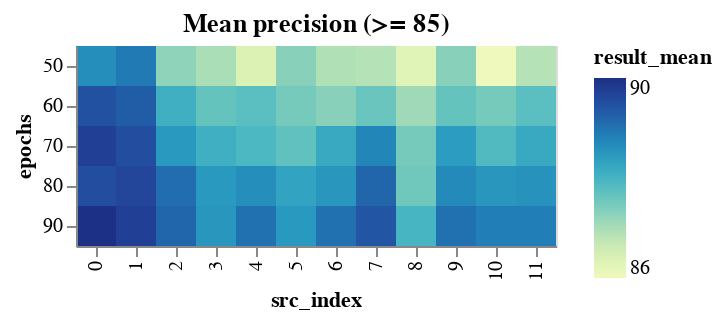

The notebook cell this image was saved under:
### Code cell
range_epoch_results_df = epochs_results_df[
    epochs_results_df.result_mean >= DETAILED_VIEW_TRESHOLD
]

binified_epochs_heatmap(
    f"Mean precision (>= {DETAILED_VIEW_TRESHOLD})", 
    range_epoch_results_df
)

### Figure 1 — Vega-Lite specification as saved in the notebook (floating-point values rounded to 4 significant figures)
{"config": {"view": {"continuousWidth": 400, "continuousHeight": 300}}, "hconcat": [{"mark": "rect", "encoding": {"color": {"type": "quantitative", "field": "result_mean"}, "tooltip": [{"type": "quantitative", "field": "result_mean"}, {"type": "quantitative", "field": "result_std"}, {"type": "quantitative", "field": "neurons"}, {"type": "quantitative", "field": "layers"}, {"type": "quantitative", "field": "epochs"}, {"type": "quantitative", "field": "src_index"}], "x": {"type": "ordinal", "field": "src_index"}, "y": {"type": "ordinal", "field": "epochs"}}, "selection": {"selector004": {"type": "interval", "bind": "scales", "encodings": ["x", "y"]}}, "title": "Mean precision (>= 85)"}], "data": {"name": "data-6e7cf3bce7396d9aad424c4a541f2585"}, "$schema": "https://vega.github.io/schema/vega-lite/v4.8.1.json", "datasets": {"data-6e7cf3bce7396d9aad424c4a541f2585": [{"neurons": 12, "layers": 2, "epochs": 90, "learning_rate": 0.0216, "momentum": 0.0503, "result_mean": 89.7, "result_std": 1.027, "src_index": 0}, {"neurons": 12, "layers": 2, "epochs": 70, "learning_rate": 0.0216, "momentum": 0.0503, "result_mean": 89.46, "result_std": 1.311, "src_index": 0}, {"neurons": 11, "layers": 2, "epochs": 90, "learning_rate": 0.0216, "momentum": 0.0503, "result_mean": 89.46, "result_std": 1.111, "src_index": 1}, {"neurons": 11, "layers": 2, "epochs": 80, "learning_rate": 0.0216, "momentum": 0.0503, "result_mean": 89.36, "result_std": 0.7484, "src_index": 1}, {"neurons": 12, "layers": 2, "epochs": 80, "learning_rate": 0.0216, "momentum": 0.0503, "result_mean": 89.27, "result_std": 1.144, "src_index": 0}, {"neurons": 11, "layers": 2, "epochs": 70, "learning_rate": 0.0216, "momentum": 0.0503, "result_mean": 89.27, "result_std": 0.5027, "src_index": 1}, {"neurons": 12, "layers": 2, "epochs": 60, "learning_rate": 0.0216, "momentum": 0.0503, "result_mean": 89.22, "result_std": 1.117, "src_index": 0}, {"neurons": 10, "layers": 2, "epochs": 90, "learning_rate": 0.0216, "momentum": 0.0503, "result_mean": 89.17, "result_std": 1.324, "src_index": 7}, {"neurons": 11, "layers": 2, "epochs": 60, "learning_rate": 0.0216, "momentum": 0.0503, "result_mean": 89.07, "result_std": 0.8579, "src_index": 1}, {"neurons": 10, "layers": 2, "epochs": 80, "learning_rate": 0.0216, "momentum": 0.0503, "result_mean": 88.98, "result_std": 1.139, "src_index": 7}, {"neurons": 9, "layers": 1, "epochs": 90, "learning_rate": 0.0216, "momentum": 0.0503, "result_mean": 88.98, "result_std": 1.204, "src_index": 2}, {"neurons": 9, "layers": 1, "epochs": 80, "learning_rate": 0.0216, "momentum": 0.0503, "result_mean": 88.88, "result_std": 1.089, "src_index": 2}, {"neurons": 9, "layers": 2, "epochs": 90, "learning_rate": 0.0216, "momentum": 0.0503, "result_mean": 88.83, "result_std": 1.007, "src_index": 4}, {"neurons": 5, "layers": 1, "epochs": 90, "learning_rate": 0.0216, "momentum": 0.0503, "result_mean": 88.83, "result_std": 0.9338, "src_index": 9}, {"neurons": 7, "layers": 1, "epochs": 90, "learning_rate": 0.0216, "momentum": 0.0503, "result_mean": 88.83, "result_std": 0.9616, "src_index": 6}, {"neurons": 11, "layers": 2, "epochs": 50, "learning_rate": 0.0216, "momentum": 0.0503, "result_mean": 88.73, "result_std": 0.92, "src_index": 1}, {"neurons": 8, "layers": 1, "epochs": 90, "learning_rate": 0.0216, "momentum": 0.0503, "result_mean": 88.68, "result_std": 0.8905, "src_index": 10}, {"neurons": 6, "layers": 1, "epochs": 90, "learning_rate": 0.0216, "momentum": 0.0503, "result_mean": 88.68, "result_std": 0.855, "src_index": 11}, {"neurons": 10, "layers": 2, "epochs": 70, "learning_rate": 0.0216, "momentum": 0.0503, "result_mean": 88.59, "result_std": 1.058, "src_index": 7}, {"neurons": 5, "layers": 1, "epochs": 80, "learning_rate": 0.0216, "momentum": 0.0503, "result_mean": 88.54, "result_std": 1.011, "src_index": 9}, {"neurons": 9, "layers": 2, "epochs": 80, "learning_rate": 0.0216, "momentum": 0.0503, "result_mean": 88.49, "result_std": 1.154, "src_index": 4}, {"neurons": 12, "layers": 2, "epochs": 50, "learning_rate": 0.0216, "momentum": 0.0503, "result_mean": 88.49, "result_std": 1.659, "src_index": 0}, {"neurons": 6, "layers": 1, "epochs": 80, "learning_rate": 0.0216, "momentum": 0.0503, "result_mean": 88.44, "result_std": 0.7812, "src_index": 11}, {"neurons": 5, "layers": 2, "epochs": 90, "learning_rate": 0.0216, "momentum": 0.0503, "result_mean": 88.39, "result_std": 0.9612, "src_index": 3}, {"neurons": 8, "layers": 1, "epochs": 80, "learning_rate": 0.0216, "momentum": 0.0503, "result_mean": 88.39, "result_std": 0.9392, "src_index": 10}, {"neurons": 7, "layers": 1, "epochs": 80, "learning_rate": 0.0216, "momentum": 0.0503, "result_mean": 88.39, "result_std": 1.018, "src_index": 6}, {"neurons": 10, "layers": 1, "epochs": 90, "learning_rate": 0.0216, "momentum": 0.0503, "result_mean": 88.34, "result_std": 0.956, "src_index": 5}, {"neurons": 5, "layers": 2, "epochs": 80, "learning_rate": 0.0216, "momentum": 0.0503, "result_mean": 88.34, "result_std": 0.9478, "src_index": 3}, {"neurons": 9, "layers": 1, "epochs": 70, "learning_rate": 0.0216, "momentum": 0.0503, "result_mean": 88.34, "result_std": 0.9114, "src_index": 2}, {"neurons": 5, "layers": 1, "epochs": 70, "learning_rate": 0.0216, "momentum": 0.0503, "result_mean": 88.3, "result_std": 1.314, "src_index": 9}, {"neurons": 10, "layers": 1, "epochs": 80, "learning_rate": 0.0216, "momentum": 0.0503, "result_mean": 88.2, "result_std": 1.056, "src_index": 5}, {"neurons": 6, "layers": 1, "epochs": 70, "learning_rate": 0.0216, "momentum": 0.0503, "result_mean": 88.1, "result_std": 0.8701, "src_index": 11}, {"neurons": 7, "layers": 1, "epochs": 70, "learning_rate": 0.0216, "momentum": 0.0503, "result_mean": 88.1, "result_std": 1.058, "src_index": 6}, {"neurons": 5, "layers": 2, "epochs": 70, "learning_rate": 0.0216, "momentum": 0.0503, "result_mean": 88.0, "result_std": 0.7645, "src_index": 3}, {"neurons": 9, "layers": 1, "epochs": 60, "learning_rate": 0.0216, "momentum": 0.0503, "result_mean": 88.0, "result_std": 1.018, "src_index": 2}, {"neurons": 12, "layers": 1, "epochs": 90, "learning_rate": 0.0216, "momentum": 0.0503, "result_mean": 87.91, "result_std": 0.603, "src_index": 8}, {"neurons": 9, "layers": 2, "epochs": 70, "learning_rate": 0.0216, "momentum": 0.0503, "result_mean": 87.86, "result_std": 1.163, "src_index": 4}, {"neurons": 8, "layers": 1, "epochs": 70, "learning_rate": 0.0216, "momentum": 0.0503, "result_mean": 87.81, "result_std": 1.221, "src_index": 10}, {"neurons": 6, "layers": 1, "epochs": 60, "learning_rate": 0.0216, "momentum": 0.0503, "result_mean": 87.71, "result_std": 1.226, "src_index": 11}, {"neurons": 9, "layers": 2, "epochs": 60, "learning_rate": 0.0216, "momentum": 0.0503, "result_mean": 87.71, "result_std": 0.9715, "src_index": 4}, {"neurons": 10, "layers": 1, "epochs": 70, "learning_rate": 0.0216, "momentum": 0.0503, "result_mean": 87.66, "result_std": 0.8168, "src_index": 5}, {"neurons": 5, "layers": 1, "epochs": 60, "learning_rate": 0.0216, "momentum": 0.0503, "result_mean": 87.62, "result_std": 1.198, "src_index": 9}, {"neurons": 5, "layers": 2, "epochs": 60, "learning_rate": 0.0216, "momentum": 0.0503, "result_mean": 87.62, "result_std": 0.8952, "src_index": 3}, {"neurons": 10, "layers": 2, "epochs": 60, "learning_rate": 0.0216, "momentum": 0.0503, "result_mean": 87.57, "result_std": 1.075, "src_index": 7}, {"neurons": 12, "layers": 1, "epochs": 80, "learning_rate": 0.0216, "momentum": 0.0503, "result_mean": 87.52, "result_std": 0.696, "src_index": 8}, {"neurons": 8, "layers": 1, "epochs": 60, "learning_rate": 0.0216, "momentum": 0.0503, "result_mean": 87.47, "result_std": 1.193, "src_index": 10}, {"neurons": 10, "layers": 1, "epochs": 60, "learning_rate": 0.0216, "momentum": 0.0503, "result_mean": 87.47, "result_std": 1.013, "src_index": 5}, {"neurons": 12, "layers": 1, "epochs": 70, "learning_rate": 0.0216, "momentum": 0.0503, "result_mean": 87.47, "result_std": 0.9788, "src_index": 8}, {"neurons": 5, "layers": 1, "epochs": 50, "learning_rate": 0.0216, "momentum": 0.0503, "result_mean": 87.32, "result_std": 1.349, "src_index": 9}, {"neurons": 10, "layers": 1, "epochs": 50, "learning_rate": 0.0216, "momentum": 0.0503, "result_mean": 87.32, "result_std": 0.8599, "src_index": 5}, {"neurons": 7, "layers": 1, "epochs": 60, "learning_rate": 0.0216, "momentum": 0.0503, "result_mean": 87.32, "result_std": 1.004, "src_index": 6}, {"neurons": 9, "layers": 1, "epochs": 50, "learning_rate": 0.0216, "momentum": 0.0503, "result_mean": 87.27, "result_std": 1.091, "src_index": 2}, {"neurons": 12, "layers": 1, "epochs": 60, "learning_rate": 0.0216, "momentum": 0.0503, "result_mean": 87.13, "result_std": 1.116, "src_index": 8}, {"neurons": 5, "layers": 2, "epochs": 50, "learning_rate": 0.0216, "momentum": 0.0503, "result_mean": 87.03, "result_std": 0.8444, "src_index": 3}, {"neurons": 7, "layers": 1, "epochs": 50, "learning_rate": 0.0216, "momentum": 0.0503, "result_mean": 86.98, "result_std": 1.269, "src_index": 6}, {"neurons": 10, "layers": 2, "epochs": 50, "learning_rate": 0.0216, "momentum": 0.0503, "result_mean": 86.94, "result_std": 1.577, "src_index": 7}, {"neurons": 6, "layers": 1, "epochs": 50, "learning_rate": 0.0216, "momentum": 0.0503, "result_mean": 86.93, "result_std": 1.275, "src_index": 11}, {"neurons": 9, "layers": 2, "epochs": 50, "learning_rate": 0.0216, "momentum": 0.0503, "result_mean": 86.5, "result_std": 1.097, "src_index": 4}, {"neurons": 12, "layers": 1, "epochs": 50, "learning_rate": 0.0216, "momentum": 0.0503, "result_mean": 86.4, "result_std": 1.281, "src_index": 8}, {"neurons": 8, "layers": 1, "epochs": 50, "learning_rate": 0.0216, "momentum": 0.0503, "result_mean": 86.16, "result_std": 1.02, "src_index": 10}]}}
